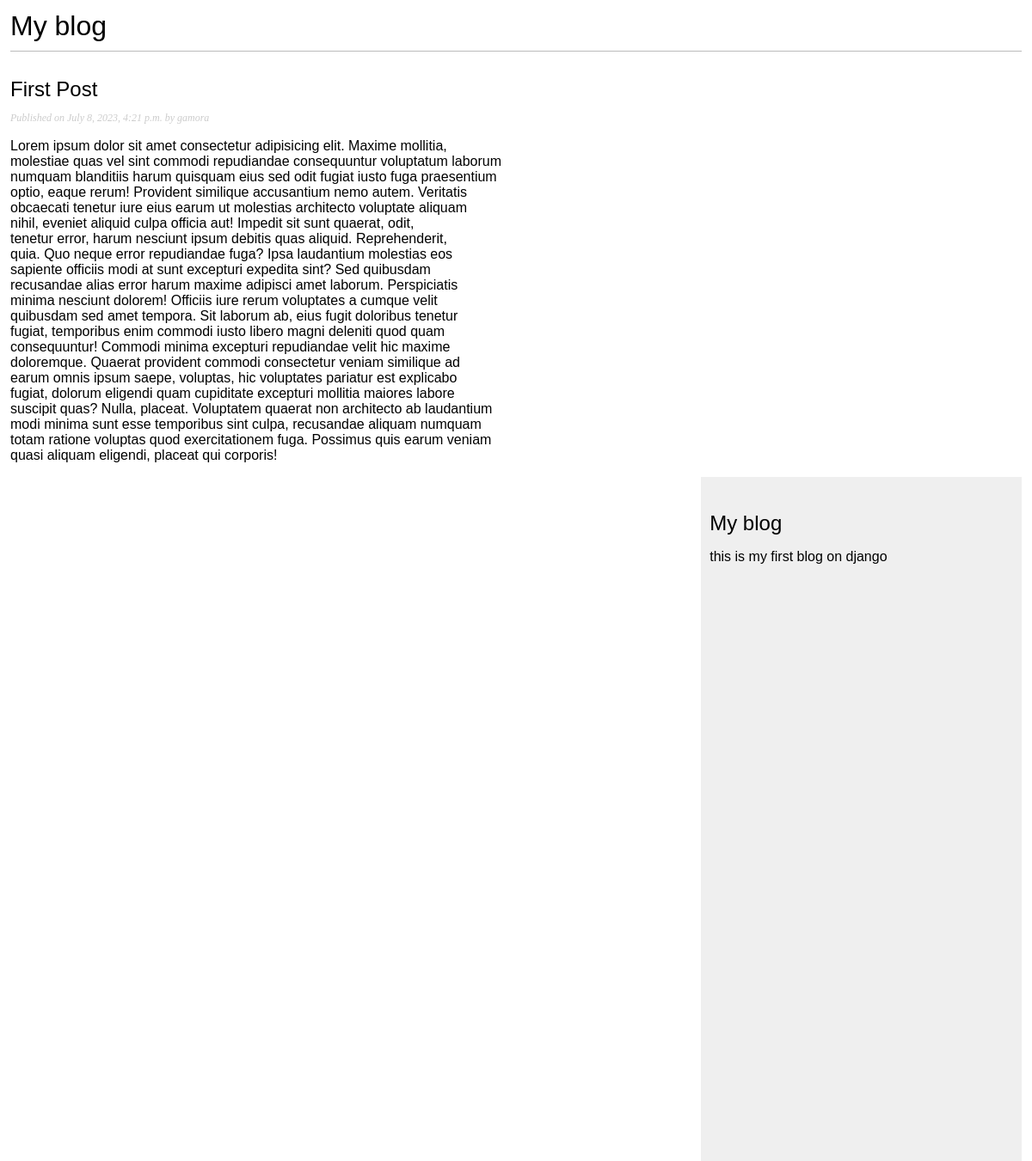
/blog/2023/7/8/simple-test/, run on the app's committed database.
### blog/models.py (models this page shows, shortened)
class Post(models.Model):
	objects = models.Manager()
	published = PublishedManager()
	title = models.CharField(max_length=250)
	slug = models.SlugField(max_length=250,unique_for_date='publish')
	body = models.TextField()
	created = models.DateTimeField(auto_now_add=True)
	publish = models.DateTimeField(default=timezone.now)
	updated = models.DateTimeField(auto_now=True)
	author = models.ForeignKey(User,on_delete=models.CASCADE,related_name='blog_posts')
	class Status(models.TextChoices):
		DRAFT = 'DF','draft'
		PUBLISHED = 'PB','published'
	status = models.CharField(max_length=2,choices=Status.choices,default=Status.DRAFT)
	class Meta:
		ordering = ['-publish']
		indexes = [
			models.Index(fields=['-publish'])
		]

### blog/views.py (the view)
# urls.py: path('<int:year>/<int:month>/<int:day>/<slug:post>/',views.post_details,name='post_detail')
def post_details(request,year,month,day,post):
	try:
		post = get_object_or_404(Post,status=Post.Status.PUBLISHED,slug=post,
			publish__year=year,publish__month=month,publish__day=day
		) #Fetches the post with the given slug and publish date
	except Post.DoesNotExist:
		raise Http404('Post does not exists')
	return render(request,'blog/post/details.html',{'post':post})

### blog/templates/blog/post/details.html (shortened to what this page needs)
{% extends "blog/base.html" %}
{%block content%}
	<h1>My blog</h1>
		<h2>
			{{post.title}}
		</h2>
		<p class='date'>
			Published on {{post.publish}} by {{post.author}}
		</p>
		{{post.body|linebreaks}}
{%endblock%}

### blog/static/blog.css (style rules this page uses)
body { margin:12px; padding:0; font-family:helvetica, sans-serif; }
h1 { font-weight:normal; border-bottom:1px solid #bbb; padding:0 0 10px 0; }
h2 { font-weight:normal; margin:30px 0 0; }
p.date { color:#ccc; font-family: georgia, serif; font-size: 12px; font-style: italic; }

### data on the page
Post: title "First Post", publish "July 8, 2023, 4:21 p.m.", author "gamora", body "Lorem ipsum dolor sit amet consectetur adipisicing elit. Maxime mollitia, molestiae quas vel sint commodi repudiandae consequuntur voluptatum laborum numquam blanditiis harum quisquam eius sed odit fugiat iusto fuga praesentium optio, eaque rerum! Provident similique accusantium nemo autem. Veritatis obcaecati tenetur iure eius earum ut molestias architecto voluptate aliquam nihil, eveniet aliquid culpa officia aut! Impedit sit sunt quaerat, odit, tenetur error, harum nesciunt ipsum debitis quas aliquid. Reprehenderit, quia. Quo neque error repudiandae fuga? Ipsa laudantium molestias eos sapiente officiis modi at sunt excepturi expedita sint? Sed quibusdam recusandae alias error harum…"
